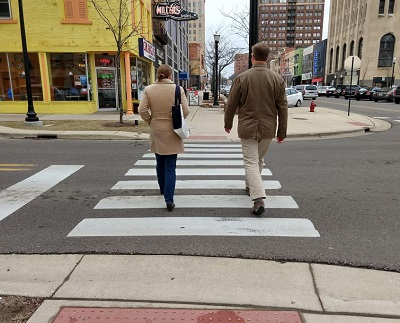
#> input picture examples/cv40examples-main/code/19行人检测/back.jpg, 400 x 323 px
$ python '例19.4.py'
#> lines starting #> are read from the running program, lines starting #| are printed output that depends on the picture; after the words box and inside, x2 and y2 are one past the last pixel; in counts of white or black regions, pixels touching at a corner belong together

"""
@author: 李立宗  lilizong@gmail.com
微信公众号：计算机视觉之光（微信号cvlight）
计算机视觉40例——从入门到深度学习（python+OpenCV）（待定名称）
李立宗 著     电子工业出版社
"""

import cv2
import time
def detect(image,scale):
    imagex=image.copy()   #函数内部做个副本，让每个函数运行在不同的图像上
    hog = cv2.HOGDescriptor()   #初始化方向梯度直方图描述子
    #设置SVM为一个预先训练好的行人检测器
    hog.setSVMDetector(cv2.HOGDescriptor_getDefaultPeopleDetector())
    #调用函数detectMultiScale，检测行人对应的边框
    time_start = time.time()     #记录开始时间
    #获取（行人对应的矩形框、对应的权重）
    (rects, weights) = hog.detectMultiScale(imagex,scale=scale)
    time_end = time.time()    #记录结束时间
    # 绘制每一个矩形框
    for (x, y, w, h) in rects:
        cv2.rectangle(imagex, (x, y), (x + w, y + h), (0, 0, 255), 2)
    print("sacle size:",scale,",time:",time_end-time_start)
    name=str(scale)
    cv2.imshow(name, imagex)     #显示原始效果
image = cv2.imread("back.jpg")
#> image is the input picture: shape (323, 400, 3); mean B, G, R 115.8, 128.6, 137
detect(image,1.01)
#> in detect, `(rects, weights) = hog.detectMultiScale(imagex,scale=scale)`: rects = [[121, 55, 88, 177], [99, 2, 70, 141], [206, 32, 102, 204]]; weights = [1.95, 0.173, 2.02]
#> the loop in detect, `for (x, y, w, h) in rects:` made 3 passes
#> after the loop in detect, `for (x, y, w, h) in rects:`:
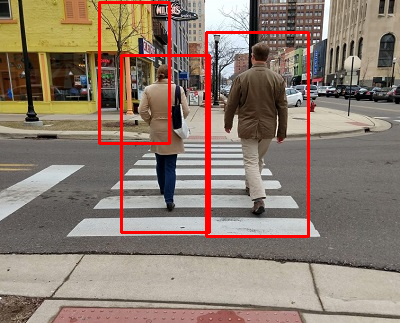
#> imagex: shape (323, 400, 3); 3.59% of pixels changed, all inside (x1, y1, x2, y2) = (98, 1, 310, 238)
detect(image,1.05)
#> call 2 of detect, with scale = 1.05
#> in detect (call 2), `(rects, weights) = hog.detectMultiScale(imagex,scale=scale)`: rects = [[120, 53, 89, 178], [206, 30, 105, 210]]; weights = [1.56, 1.9]
#> the loop in detect (call 2), `for (x, y, w, h) in rects:` made 2 passes
#> after the loop in detect (call 2), `for (x, y, w, h) in rects:`:
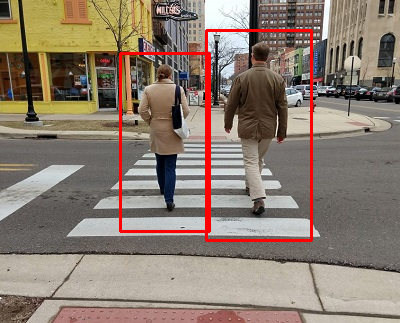
#> imagex: shape (323, 400, 3); 2.68% of pixels changed, all inside (x1, y1, x2, y2) = (119, 29, 313, 242)
detect(image,1.3)
#> call 3 of detect, with scale = 1.3
#> in detect (call 3), `(rects, weights) = hog.detectMultiScale(imagex,scale=scale)`: rects = [[125, 62, 83, 166]]; weights = [0.975]
#> the loop in detect (call 3), `for (x, y, w, h) in rects:` made 1 pass
#> after the loop in detect (call 3), `for (x, y, w, h) in rects:`:
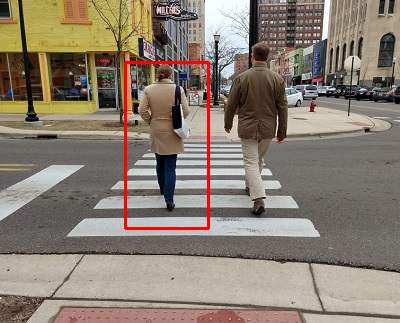
#> imagex: shape (323, 400, 3); 1.15% of pixels changed, all inside (x1, y1, x2, y2) = (124, 61, 210, 230)
cv2.waitKey(0)
cv2.destroyAllWindows()

$ run again, with examples/cv40examples-main/code/19行人检测/nms.jpg copied over examples/cv40examples-main/code/19行人检测/back.jpg
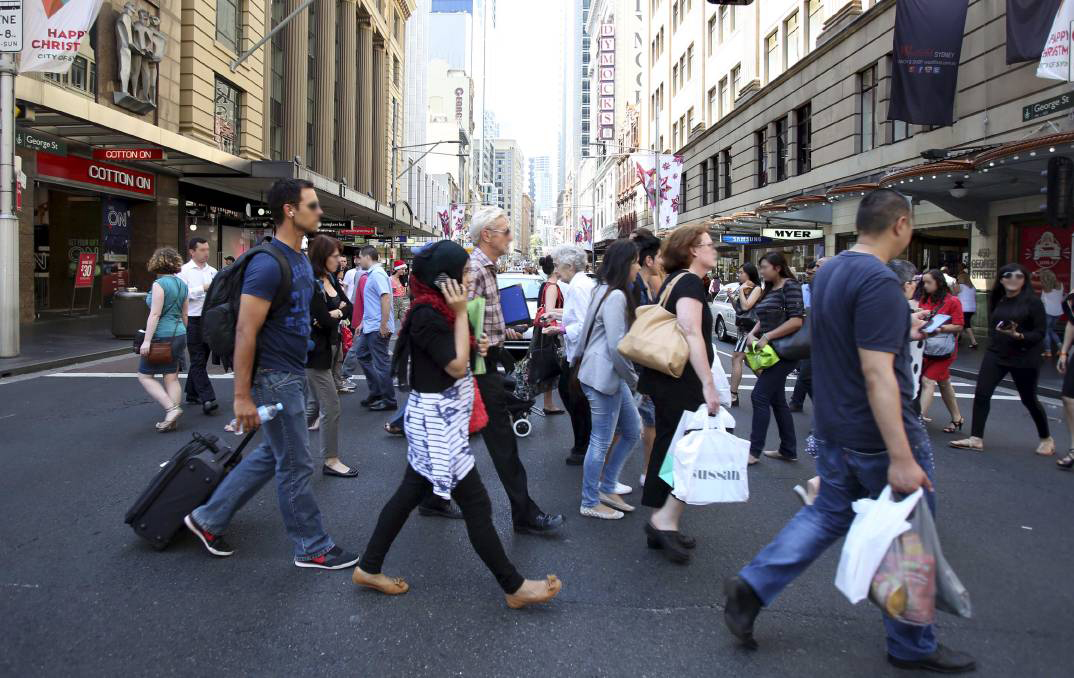
#> input picture examples/cv40examples-main/code/19行人检测/nms.jpg, 1074 x 678 px
#> image is the input picture: shape (678, 1074, 3); mean B, G, R 107.5, 100.1, 100.8
#> rects = [[647, 243, 83, 166], [737, 331, 74, 148], [852, 336, 73, 146], [928, 309, 80, 159], [130, 231, 101, 202], [710, 250, 74, 148], [714, 276, 108, 216], [315, 220, 109, 218], [881, 239, 110, 220]]; weights = [0.655, 0.773, 0.36, 0.209, 1.35, 0.628, 0.261, 0.55, 0.509]
#> the loop in detect, `for (x, y, w, h) in rects:` made 9 passes
#> after the loop in detect, `for (x, y, w, h) in rects:`:
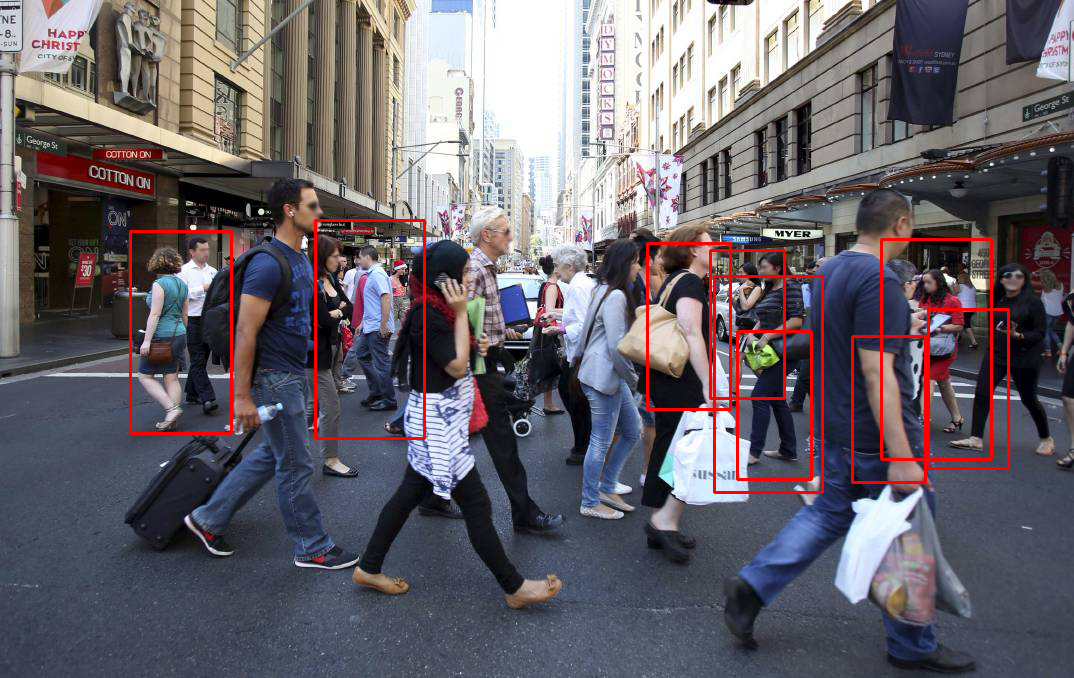
#> imagex: shape (678, 1074, 3); 1.99% of pixels changed, all inside (x1, y1, x2, y2) = (129, 219, 1010, 494)
#> rects = [[647, 246, 80, 160], [737, 330, 75, 150], [317, 220, 106, 213], [879, 235, 113, 226], [107, 224, 123, 246], [701, 225, 141, 282]]; weights = [0.65, 0.513, 0.48, 0.229, 1.04, 0.432]
#> the loop in detect (call 2), `for (x, y, w, h) in rects:` made 6 passes
#> after the loop in detect (call 2), `for (x, y, w, h) in rects:`:
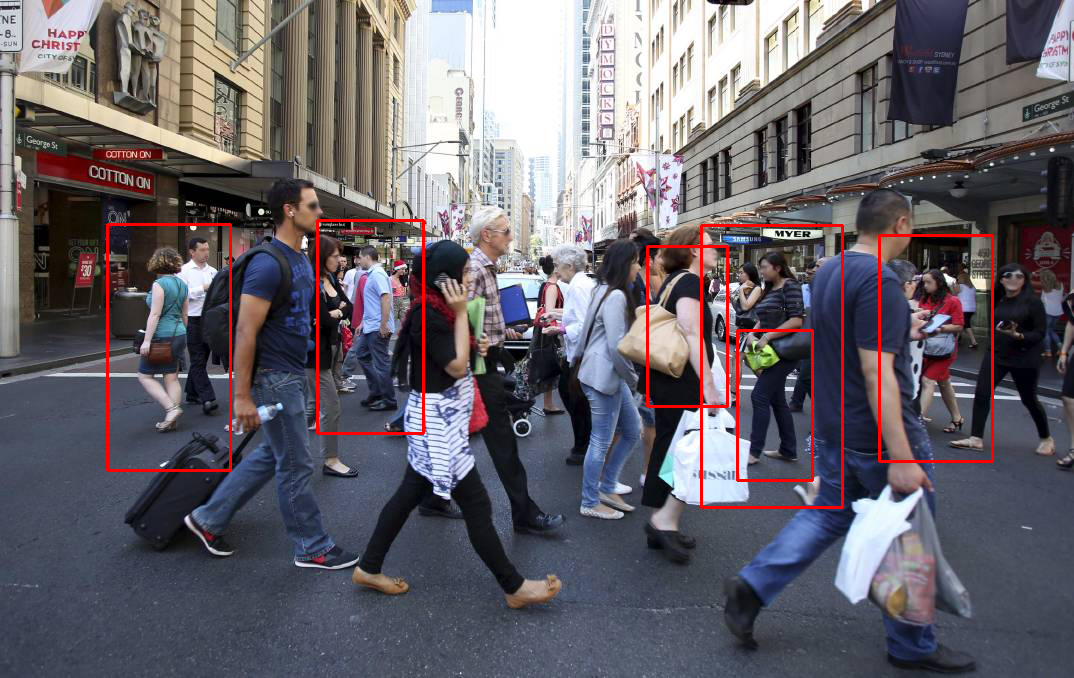
#> imagex: shape (678, 1074, 3); 1.57% of pixels changed, all inside (x1, y1, x2, y2) = (106, 219, 994, 509)
